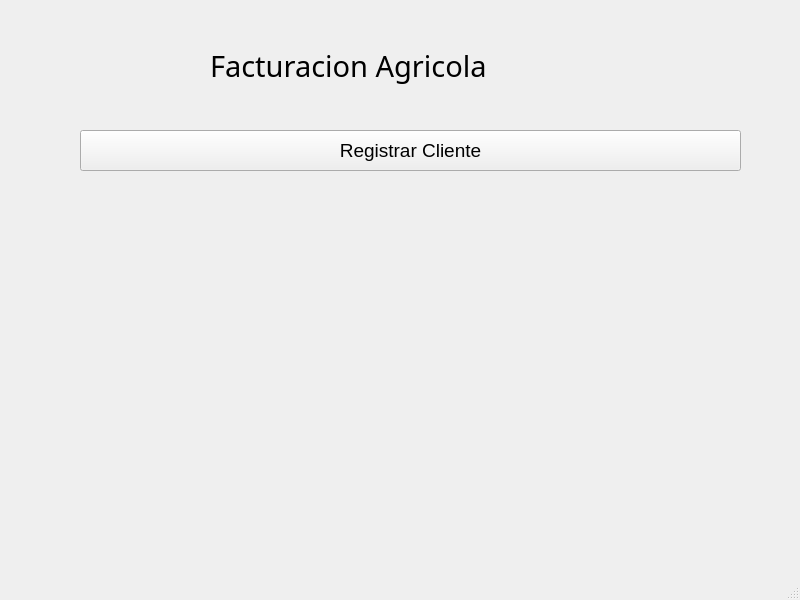
<?xml version="1.0" encoding="UTF-8"?>
<ui version="4.0">
 <class>MainWindow</class>
 <widget class="QMainWindow" name="MainWindow">
  <property name="geometry">
   <rect>
    <x>0</x>
    <y>0</y>
    <width>800</width>
    <height>600</height>
   </rect>
  </property>
  <property name="windowTitle">
   <string>MainWindow</string>
  </property>
  <widget class="QWidget" name="centralwidget">
   <widget class="QLabel" name="label">
    <property name="geometry">
     <rect>
      <x>210</x>
      <y>20</y>
      <width>471</width>
      <height>91</height>
     </rect>
    </property>
    <property name="font">
     <font>
      <family>Sitka</family>
      <pointsize>22</pointsize>
     </font>
    </property>
    <property name="text">
     <string>Facturacion Agricola</string>
    </property>
   </widget>
   <widget class="QToolButton" name="toolButton">
    <property name="geometry">
     <rect>
      <x>80</x>
      <y>130</y>
      <width>661</width>
      <height>41</height>
     </rect>
    </property>
    <property name="font">
     <font>
      <pointsize>14</pointsize>
     </font>
    </property>
    <property name="text">
     <string>Registrar Cliente</string>
    </property>
   </widget>
  </widget>
  <widget class="QMenuBar" name="menubar">
   <property name="geometry">
    <rect>
     <x>0</x>
     <y>0</y>
     <width>800</width>
     <height>26</height>
    </rect>
   </property>
  </widget>
  <widget class="QStatusBar" name="statusbar"/>
 </widget>
 <resources/>
 <connections/>
</ui>
